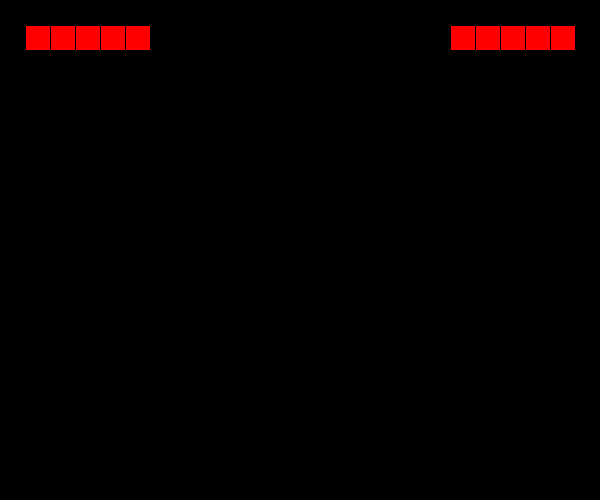
Frame 1 (no input)
Frame 60 (the mouse pressed at the canvas centre just before this capture): identical to frame 1, image omitted
Frame 120 (the mouse held since frame 60 and released just before this capture): identical to frame 1, image omitted

The Processing sketch that drew this single still picture (run headless with seeded random() and noise(); from frame 60 on, the mouse is pressed at the canvas centre):

// Processing sketch: week18_3_energy_bar_class_left_right
// ── week18_3_energy_bar_class_left_right.pde
class Player{
  int x, y, w, h, energy;
  Player(int _x, int _y, int _w, int _h){
    x = _x;  y = _y; w = _w; h = _h; energy = 5;
  }
  void drawEnergy(int dx){ //能量條 20格
    for(int i=0; i<energy; i++){ //energy 一開始黃色,但>7變紅色
      if( dx==+1 ){ fill(255,0,0); rect(x + 25 + i*25, 25, 25, 25); }
      if( dx==-1 ){ fill(255,0,0); rect(x + w - 50 -i*25, 25, 25, 25); }
    }
  }
}
Player player1 = new Player(0, 0, 300, 250);
Player player2 = new Player(300, 0, 300, 250);
void setup(){
  size(600,500);
}
void draw(){
  background(0);
  player1.drawEnergy(+1);
  player2.drawEnergy(-1);
}
